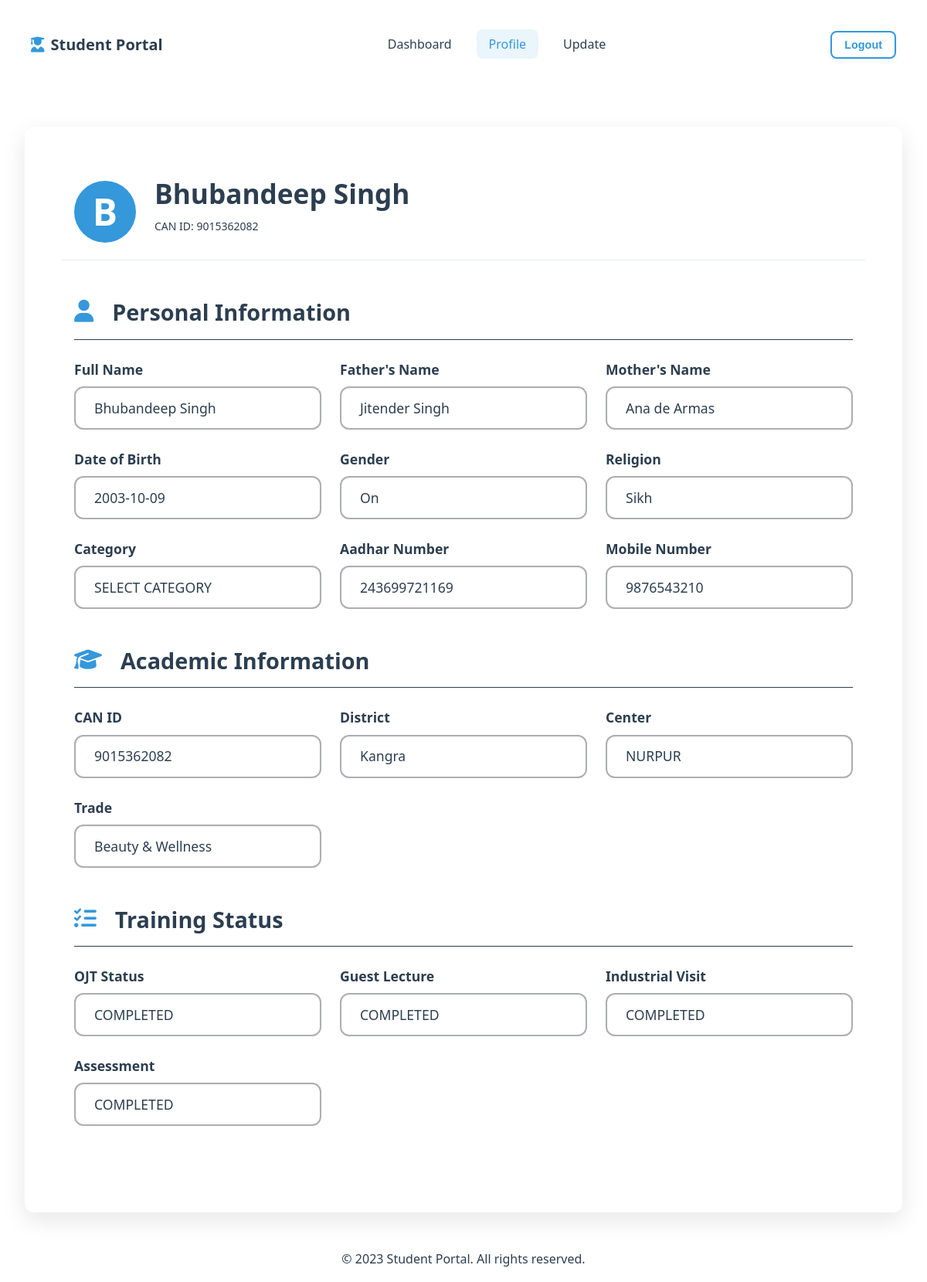
The page /profile_display (signed in) on the database as committed earlier.
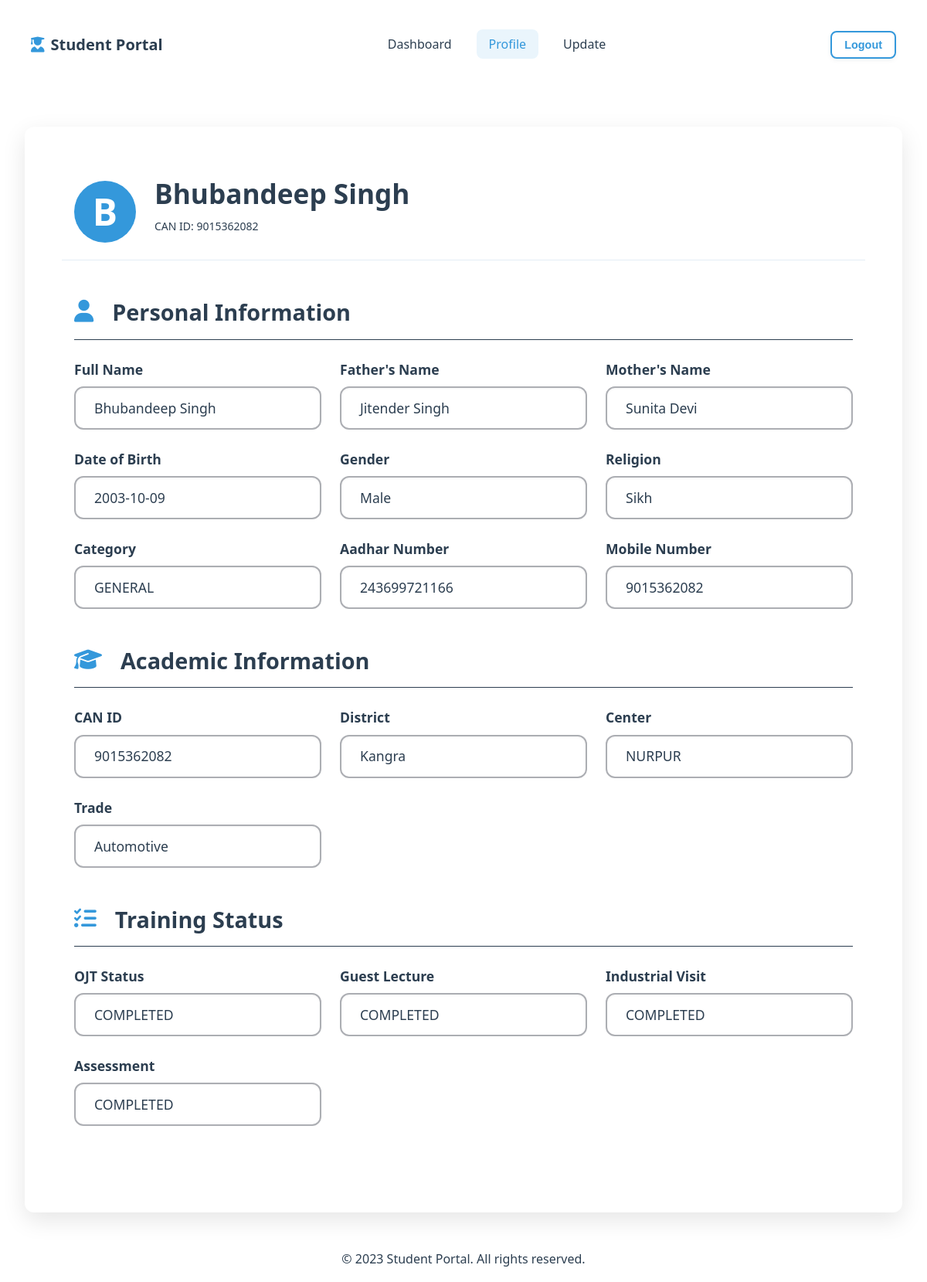
The same page on the database as committed later.
### tables this page shows
CREATE TABLE students (
                can_id VARCHAR PRIMARY KEY,
                password TEXT NOT NULL,
                student_name TEXT NOT NULL,
                father_name TEXT,
                mother_name TEXT,
                dob TEXT,  -- SQLite doesn't have native date type
                gender TEXT,
                religion TEXT,
                category TEXT,
                aadhar TEXT UNIQUE,
                mobile TEXT,
                district TEXT,
                center TEXT,
                trade TEXT,
                account_number TEXT,
                account_holder TEXT,
                ifsc TEXT,
                ojt TEXT,
                guest_lecture TEXT,
                industrial_visit TEXT,
                assessment TEXT
            );

### app.py (the view)
@app.route("/profile_display")
def profile_display():
    can_id = session.get('can_id')
    if not can_id:
        return redirect(url_for('student_signin'))
    conn = get_db_connection('student_data.db')
    student=conn.execute('SELECT * FROM students WHERE can_id = ?', (can_id,)).fetchone()
    conn.close()
    return render_template("profile_display.html",student=student)

### templates/profile_display.html (shortened to what this page needs)
<!DOCTYPE html>
<html lang="en">
<head>
    <link rel="stylesheet" href="{{ url_for('static', filename='css/base.css') }}">
    <link rel="stylesheet" href="{{ url_for('static', filename='css/components.css') }}">
    <link rel="stylesheet" href="{{ url_for('static', filename='css/layout.css') }}">
    <link rel="stylesheet" href="{{ url_for('static', filename='css/profile_display.css') }}">
    <link rel="stylesheet" href="https://cdnjs.cloudflare.com/ajax/libs/font-awesome/6.4.0/css/all.min.css">
</head>
<body>
    <nav class="navbar">
        <div class="navbar-content">
            <a href="#" class="logo">
                <i class="fas fa-user-graduate"></i>
                <span>Student Portal</span>
            </a>
            <ul class="nav-links">
                <li><a href="{{ url_for('dashboard') }}" class="nav-link">Dashboard</a></li>
                <li><a href="{{ url_for('profile_display') }}" class="nav-link active">Profile</a></li>
                <li><a href="{{ url_for('update_profile') }}" class="nav-link">Update</a></li>
            </ul>
            <div class="nav-actions">
                <button class="btn btn-outline-primary btn-sm">Logout</button>
            </div>
        </div>
    </nav>
    <main class="main-content">
        <div class="container profile-container">
            <div class="profile-card">
                <div class="profile-header">
                    <div class="profile-avatar">
                        {{ student.student_name[0] }}
                    </div>
                    <div class="profile-info">
                        <h2 class="profile-name">{{ student.student_name }}</h2>
                        <p class="profile-id">CAN ID: {{ student.can_id }}</p>
                    </div>
                </div>
                <div class="profile-body">
                    <div class="info-section">
                        <h3 class="section-title">
                            <i class="fas fa-user"></i>
                            Personal Information
                        </h3>
                        <div class="info-grid">
                            <div class="info-item">
                                <div class="info-label">Full Name </div>
                                <div class="info-value">{{ student.student_name }}</div>
                            </div>
                            <div class="info-item">
                                <div class="info-label">Father's Name</div>
                                <div class="info-value">{{ student.father_name }}</div>
                            </div>
                            <div class="info-item">
                                <div class="info-label">Mother's Name</div>
                                <div class="info-value">{{ student.mother_name }}</div>
                            </div>
                            <div class="info-item">
                                <div class="info-label">Date of Birth</div>
                                <div class="info-value">{{ student.dob }}</div>
                            </div>
                            <div class="info-item">
                                <div class="info-label">Gender</div>
                                <div class="info-value">{{ student.gender|capitalize }}</div>
                            </div>
                            <div class="info-item">
                                <div class="info-label">Religion</div>
                                <div class="info-value">{{ student.religion }}</div>
                            </div>
                            <div class="info-item">
                                <div class="info-label">Category</div>
                                <div class="info-value">{{ student.category|upper }}</div>
                            </div>
                            <div class="info-item">
                                <div class="info-label">Aadhar Number</div>
                                <div class="info-value">{{ student.aadhar }}</div>
                            </div>
                            <div class="info-item">
                                <div class="info-label">Mobile Number</div>
                                <div class="info-value">{{ student.mobile }}</div>
                            </div>
                        </div>
                    </div>
                    <div class="info-section">
                        <h3 class="section-title">
                            <i class="fas fa-graduation-cap"></i>
                            Academic Information
                        </h3>
                        <div class="info-grid">
                            <div class="info-item">
                                <div class="info-label">CAN ID</div>
                                <div class="info-value">{{ student.can_id }}</div>
                            </div>
                            <div class="info-item">
                                <div class="info-label">District</div>
                                <div class="info-value">{{ student.district }}</div>
                            </div>
                            <div class="info-item">
                                <div class="info-label">Center</div>
                                <div class="info-value">{{ student.center }}</div>
                            </div>
                            <div class="info-item">
                                <div class="info-label">Trade</div>
                                <div class="info-value">{{ student.trade }}</div>
                            </div>
                        </div>
                    </div>
                    <div class="info-section">
                        <h3 class="section-title">
                            <i class="fas fa-tasks"></i>
                            Training Status
                        </h3>
                        <div class="info-grid">
                            <div class="info-item">
                                <div class="info-label">OJT Status</div>
                                <div class="info-value">
                                    <span class="status-{{ student.ojt }}">
                                        {{ student.ojt|upper }}
                                    </span>
                                </div>
                            </div>
                            <div class="info-item">
                                <div class="info-label">Guest Lecture</div>
                                <div class="info-value">
                                    <span class="status-{{ student.guest_lecture }}">
                                        {{ student.guest_lecture|upper }}
                                    </span>
                                </div>
                            </div>
                            <div class="info-item">
                                <div class="info-label">Industrial Visit</div>
                                <div class="info-value">
                                    <span class="status-{{ student.industrial_visit }}">
                                        {{ student.industrial_visit|upper }}
                                    </span>
                                </div>
                            </div>
                            <div class="info-item">
                                <div class="info-label">Assessment</div>
                                <div class="info-value">
                                    <span class="status-{{ student.assessment }}">
                                        {{ student.assessment|upper }}
                                    </span>
                                </div>
                            </div>
                        </div>
                    </div>
                </div>
            </div>
        </div>
    </main>
    <footer class="footer">
        <div class="container py-3 text-center">
            <p>&copy; 2023 Student Portal. All rights reserved.</p>
        </div>
    </footer>
</body>
</html>

### static/css/base.css (style rules this page uses)
:root { --primary: #3498db; --primary-dark: #2c3e50; --primary-light: #e4edf5; --secondary: #e74c3c; --accent: #f39c12; --light-bg: #f5f7fa; --white: #ffffff; --text: #2c3e50; --text-secondary: #7f8c8d; --border: #acaeb3; --space-xs: 0.5rem; --space-sm: 1rem; --space-md: 1.5rem; --space-lg: 2rem; --space-xl: 3rem; --border-radius: 8px; --border-radius-lg: 12px; --shadow-sm: 0 2px 6px rgba(0, 0, 0, 0.05); --shadow-md: 0 5px 15px rgba(0, 0, 0, 0.08); --shadow-lg: 0 10px 30px rgba(0, 0, 0, 0.1); --transition: all 0.3s ease; }
* { margin: 0; padding: 0; box-sizing: border-box; }
body { font-family: 'Segoe UI', Tahoma, Geneva, Verdana, sans-serif; background-color: var(--white); color: var(--text); line-height: 1.6; font-size: 1rem; }
h1, h2, h3, h4, h5, h6 { font-weight: 700; line-height: 1.3; margin-bottom: 1rem; }
h2 { font-size: 2.2rem; }
h3 { font-size: 1.8rem; }
p { margin-bottom: 1rem; line-height: 1.6; }
a { text-decoration: none; color: var(--primary); transition: var(--transition); }

### static/css/components.css (style rules this page uses)
.btn { display: inline-flex; align-items: center; justify-content: center; padding: 0.8rem 1.5rem; border-radius: var(--border-radius); font-weight: 600; font-size: 1rem; text-align: center; cursor: pointer; transition: var(--transition); border: none; box-shadow: var(--shadow-sm); white-space: nowrap; }
.btn-outline-primary { background: transparent; border: 2px solid var(--primary); color: var(--primary); }
.btn-sm { padding: 0.5rem 1rem; font-size: 0.9rem; }
.navbar { background-color: white; box-shadow: var(--box-shadow); top: 0; z-index: 100; padding: var(--space-xs); }
.navbar-content { display: flex; justify-content: space-between; align-items: center; padding: 2rem; max-width: 1200px; width: 100%; margin: auto; }
.logo { display: flex; align-items: center; text-decoration: none; font-weight: 600; font-size: 1.25rem; color: var(--primary-dark); }
.logo i { margin-right: 0.5rem; color: var(--primary); }
.nav-links { display: flex; list-style: none; gap: 1rem; }
.nav-link { text-decoration: none; color: var(--text); padding: 0.5rem 1rem; border-radius: var(--border-radius); transition: var(--transition); }
.nav-link.active { color: var(--primary); background-color: rgba(52, 152, 219, 0.1); }
.nav-actions { display: flex; gap: 0.5rem; }

### static/css/layout.css (style rules this page uses)
html { height: 100%; }
body { min-height: 100vh; display: flex; flex-direction: column; margin: 0; }
.main-content { flex: 1; }
.container { width: 100%; max-width: 1000px; margin: 0 auto; padding: 0 var(--space-md); }
.text-center { text-align: center; }
.footer { flex-shrink: 0; width: 100%; margin-top: auto; }

### static/css/profile_display.css (style rules this page uses)
.profile-container { max-width: 1200px; margin: var(--space-xl) auto; padding: 0 var(--space-lg); width: 100%; }
.profile-card { background-color: white; padding: var(--space-xl); border-radius: var(--border-radius-lg); box-shadow: var(--shadow-lg); margin: 0 auto var(--space-lg); width: 100%; }
.profile-header { display: flex; align-items: center; padding: var(--space-sm); border-bottom: 1px solid var(--primary-light); margin-bottom: var(--space-lg); }
.profile-avatar { width: 80px; height: 80px; border-radius: 50%; background-color: var(--primary); color: var(--white); display: flex; align-items: center; justify-content: center; font-size: 3rem; font-weight: 600; margin-right: var(--space-md); }
.profile-info { flex: 1; }
.profile-name { margin-bottom: var(--space-xs); }
.profile-id { color: var(--text); font-size: 0.875rem; }
.profile-body { padding: var(--space-sm); }
.info-section { margin-bottom: var(--space-xl); }
.section-title { display: flex; align-items: center; margin-bottom: var(--space-md); padding-bottom: var(--space-sm); border-bottom: 1px solid var(--primary-dark); }
.section-title i { margin-right: var(--space-md); color: var(--primary); }
.info-grid { display: grid; grid-template-columns: repeat(3, 1fr); gap: var(--space-md); }
.info-item { display: flex; flex-direction: column; gap: var(--space-xs); }
.info-label { font-size: 1.1rem; color: var(--primary--dark); font-weight: 600; }
.info-value { background-color: var(--white); border: 2px solid var(--border); border-radius: var(--border-radius-lg); padding: var(--space-xs) var(--space-md); font-size: 1.1rem; font-weight: 400; transition: all 0.3s ease; box-shadow: inset 0 1px 3px rgba(0,0,0,0.05); min-height: 56px; display: flex; align-items: center; }

Rows that differ between the two databases and show on the page:
changed students "Bhubandeep Singh": mother_name "Ana de Armas" → "Sunita Devi"; gender "On" → "Male"; category "SELECT CATEGORY" → "GENERAL"; aadhar "243699721169" → "243699721166"; mobile "9876543210" → "9015362082"; trade "Beauty & Wellness" → "Automotive"
